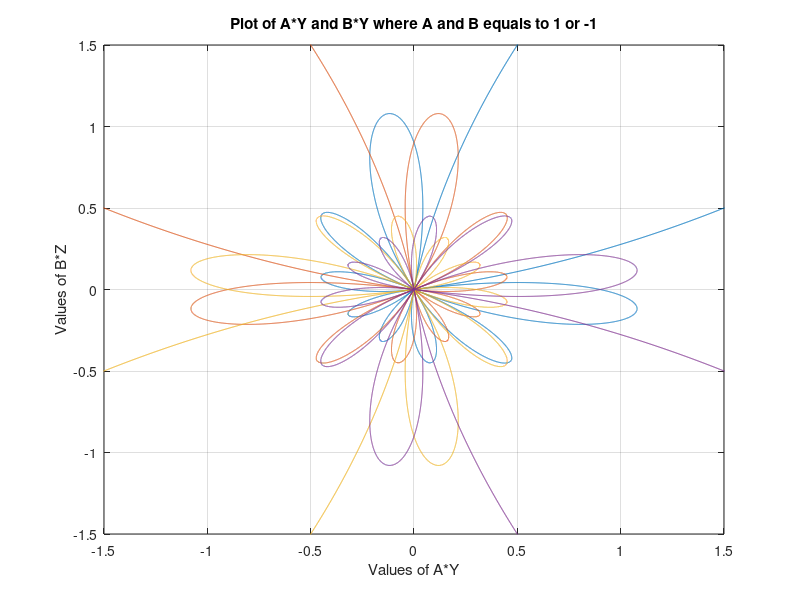

Here is the MATLAB script that generated this plot:
%           Solution for Problem 8-14
 
clear all;
 
%creating vector W
W = [-pi:0.00021:pi]
 
%Evaluating expression X using the vector W
X = abs ((sin(5.*W))./W);
 
%Evaluating expression Y using the vector W
Y = (cos(W + (pi/4))).*X;
 
%Evaluating expression Z using the vector W
Z = (sin(W + (pi/4))).*X;
 
%plot Y and Z
plot(Y,Z);
title('Plot of Y = (cos(W + (pi/4))).*X vs Z = (sin(W + (pi/4))).*4');
xlabel('Values of Y');
ylabel('Values of Z');
grid;
keyboard;

%Problem 13: Plot of AY vs BZ
 
A = 1;
B = 1;
plot(A*Y,B*Z);
title('Plot of A*Y and B*Y where A and B equals to 1 or -1');
xlabel('Values of A*Y');
ylabel('Values of B*Z');
xlim([-1.5 1.5])
ylim([-1.5 1.5])
grid;
%hold command to use the same plot
hold;
keyboard;
 
A = -1;
B = 1;
plot(A*Y,B*Z);
keyboard;
 
A = -1;
B = -1;
plot(A*Y,B*Z);
keyboard;
 
A = 1;
B = -1;
plot(A*Y,B*Z);
keyboard;
hold;